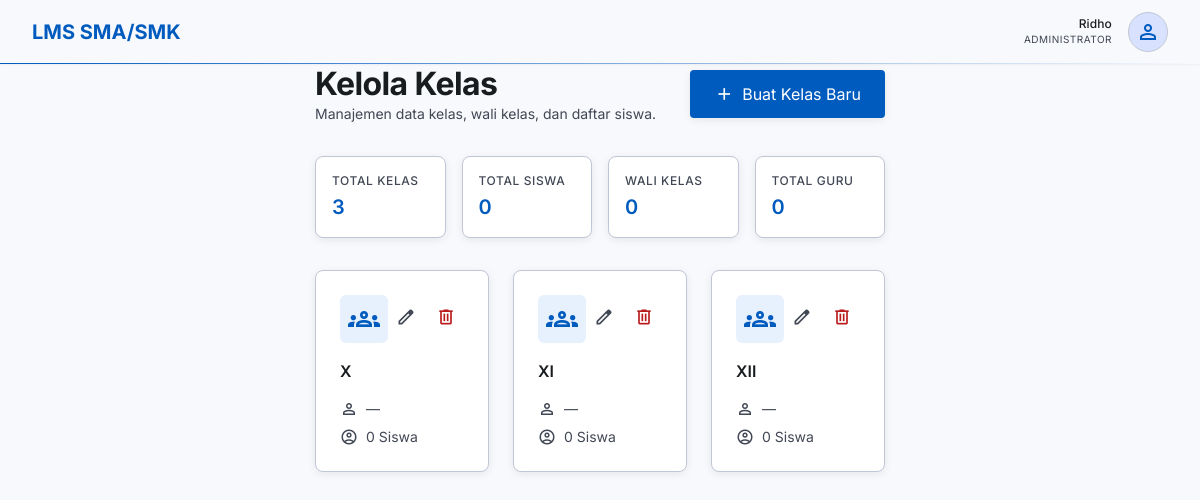
The app's page /pages/admin/kelola_kelas.php (signed in) with its own data.
### tables this page shows
CREATE TABLE kelas (
    id_kelas    INT AUTO_INCREMENT PRIMARY KEY,
    nama_kelas  VARCHAR(50) NOT NULL,
    wali_kelas  INT,
    FOREIGN KEY (wali_kelas) REFERENCES users(id) ON DELETE SET NULL
);

### pages/admin/kelola_kelas.php (the view, shortened to what this page needs)
<?php
require_once __DIR__ . '/../../includes/header.php';
require_once __DIR__ . '/../../config/database.php';
$kelasList = $pdo->query("
    SELECT k.*, u.nama as wali_nama,
        (SELECT COUNT(*) FROM kelas_siswa ks WHERE ks.id_kelas = k.id_kelas) as jumlah_siswa
    FROM kelas k
    LEFT JOIN users u ON k.wali_kelas = u.id
    ORDER BY k.nama_kelas
")->fetchAll();
$guruList = $pdo->query("SELECT id, nama FROM users WHERE role='guru' ORDER BY nama")->fetchAll();
?>
<div class="max-w-[1440px] mx-auto">
    <div class="flex flex-col md:flex-row md:items-center justify-between gap-4 mb-8">
        <div>
            <h2 class="font-display-lg-mobile md:font-display-lg text-display-lg-mobile md:text-display-lg text-on-surface">Kelola Kelas</h2>
            <p class="font-body-md text-body-md text-on-surface-variant">Manajemen data kelas, wali kelas, dan daftar siswa.</p>
        </div>
        <button onclick="openModal('modalTambah')" class="bg-primary text-on-primary px-6 py-3 rounded font-title-sm flex items-center justify-center gap-2 active:scale-95 transition-transform soft-shadow">
            <span class="material-symbols-outlined text-[20px]">add</span>
            Buat Kelas Baru
        </button>
    </div>
    <div class="grid grid-cols-2 md:grid-cols-4 gap-4 mb-8">
        <div class="bg-surface-container-lowest p-4 rounded-lg border border-outline-variant soft-shadow">
            <p class="font-label-sm text-label-sm text-on-surface-variant uppercase tracking-wider">Total Kelas</p>
            <p class="font-headline-md text-headline-md text-primary mt-1"><?= count($kelasList) ?></p>
        </div>
        <div class="bg-surface-container-lowest p-4 rounded-lg border border-outline-variant soft-shadow">
            <p class="font-label-sm text-label-sm text-on-surface-variant uppercase tracking-wider">Total Siswa</p>
            <p class="font-headline-md text-headline-md text-primary mt-1"><?= $pdo->query("SELECT COUNT(*) FROM users WHERE role='siswa'")->fetchColumn() ?></p>
        </div>
        <div class="bg-surface-container-lowest p-4 rounded-lg border border-outline-variant soft-shadow">
            <p class="font-label-sm text-label-sm text-on-surface-variant uppercase tracking-wider">Wali Kelas</p>
            <p class="font-headline-md text-headline-md text-primary mt-1"><?= count(array_filter($kelasList, fn($k) => $k['wali_kelas'])) ?></p>
        </div>
        <div class="bg-surface-container-lowest p-4 rounded-lg border border-outline-variant soft-shadow">
            <p class="font-label-sm text-label-sm text-on-surface-variant uppercase tracking-wider">Total Guru</p>
            <p class="font-headline-md text-headline-md text-primary mt-1"><?= count($guruList) ?></p>
        </div>
    </div>
    <div class="grid grid-cols-1 sm:grid-cols-2 lg:grid-cols-3 xl:grid-cols-4 gap-6">
        <?php foreach ($kelasList as $kelas): ?>
        <div class="bg-surface-container-lowest p-6 rounded-lg border border-outline-variant soft-shadow group transition-all">
            <div class="flex justify-between items-start mb-4">
                <div class="w-12 h-12 rounded-md bg-primary-container/10 flex items-center justify-center text-primary">
                    <span class="material-symbols-outlined text-[32px]">groups</span>
                </div>
                <div class="flex gap-1">
                    <button onclick="openEdit(<?= $kelas['id_kelas'] ?>)" class="p-2 hover:bg-surface-container-high rounded-full text-on-surface-variant" title="Edit">
                        <span class="material-symbols-outlined text-[20px]">edit</span>
                    </button>
                    <button onclick="confirmHapus(<?= $kelas['id_kelas'] ?>, '<?= htmlspecialchars($kelas['nama_kelas'], ENT_QUOTES) ?>')" class="p-2 hover:bg-error-container/20 rounded-full text-error" title="Hapus">
                        <span class="material-symbols-outlined text-[20px]">delete</span>
                    </button>
                </div>
            </div>
            <h3 class="font-title-sm text-title-sm text-on-surface"><?= htmlspecialchars($kelas['nama_kelas']) ?></h3>
            <div class="mt-4 space-y-2">
                <div class="flex items-center gap-2">
                    <span class="material-symbols-outlined text-on-surface-variant text-[18px]">person</span>
                    <span class="font-body-md text-body-md text-on-surface-variant"><?= htmlspecialchars($kelas['wali_nama'] ?? '—') ?></span>
                </div>
                <div class="flex items-center gap-2">
                    <span class="material-symbols-outlined text-on-surface-variant text-[18px]">account_circle</span>
                    <span class="font-body-md text-body-md text-on-surface-variant"><?= $kelas['jumlah_siswa'] ?> Siswa</span>
                </div>
            </div>
        </div>
        <?php endforeach; ?>
    </div>
</div>
<?php require_once __DIR__ . '/../../includes/footer.php'; ?>

### assets/css/style.css (style rules this page uses)
*, *::before, *::after { box-sizing: border-box; }
html { scroll-behavior: smooth; }
body { font-family: 'Inter', sans-serif; -webkit-font-smoothing: antialiased; -moz-osx-font-smoothing: grayscale; }
.material-symbols-outlined { font-variation-settings: 'FILL' 0, 'wght' 400, 'GRAD' 0, 'opsz' 24; vertical-align: middle; user-select: none; }
.soft-shadow { box-shadow: 0 2px 8px rgba(0, 0, 0, 0.08); transition: box-shadow 0.2s ease; }

### includes/header.php (style rules this page uses)
body { font-family: 'Inter', sans-serif; }
.material-symbols-outlined { font-variation-settings: 'FILL' 0, 'wght' 400, 'GRAD' 0, 'opsz' 24; vertical-align: middle; }

### records on screen
kelas: nama_kelas "X", wali_nama "—", jumlah_siswa "0"
kelas: nama_kelas "XI", wali_nama "—", jumlah_siswa "0"
kelas: nama_kelas "XII", wali_nama "—", jumlah_siswa "0"

### other values on screen
$nama "Ridho"
$roleLabel "ADMINISTRATOR"
count($kelasList) "3"
count(array_filter($kelasList, fn($k) => $k['wali_kelas'])) "0"
count($guruList) "0"
